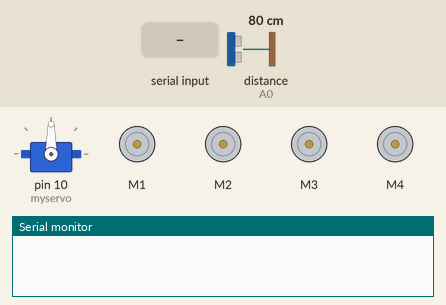
Simulated run of this sketch. Board: Arduino Uno, built with avr-gcc and run on an emulated ATmega328P. Shown: servo, 4 × DC motor (green arrow = forward, orange = backward, longer = faster), the last lines printed to the serial monitor. The test bench sets the inputs (shaded band); at power-on: distance to the obstacle (sensor on A0) 80 cm. The echo pulse lasts 58.3 µs per cm.

Above: at 1.2 s.
1.3 s: "turn left" received over Serial
At 3.8 s:
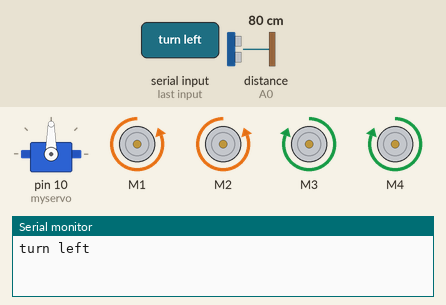
4.3 s: "left" received over Serial
At 5.7 s:
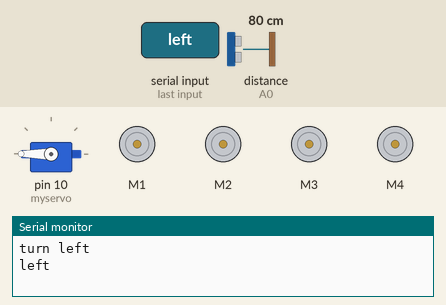
7.3 s: "turn right" received over Serial
At 9.8 s:
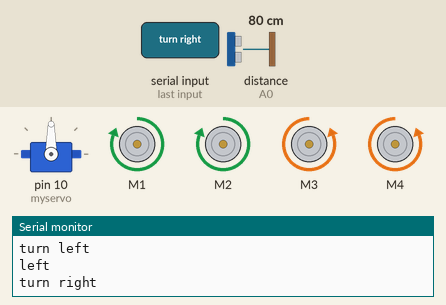
10.3 s: "move forward" received over Serial
At 11.7 s:
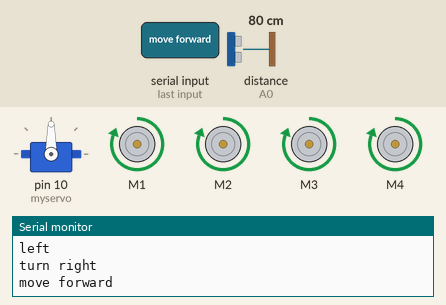
12.8 s: distance to the obstacle (sensor on A0) set to 11 cm
14.3 s: distance to the obstacle (sensor on A0) set to 8 cm
At 15.2 s:
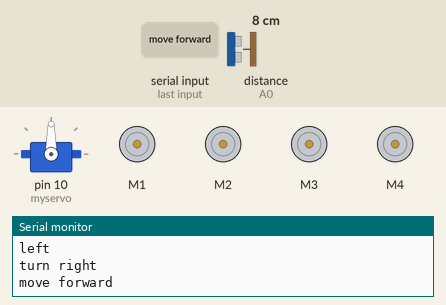
Timing chart, 0 to 16.8 s (numbered marks = the images above; inputs shaded):
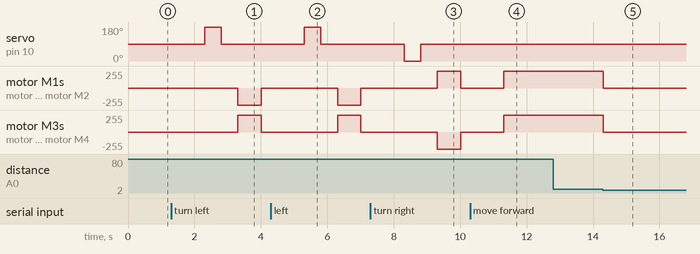

The sketch:

obstacle_avoiding_robot.ino
```cpp
// Arduino Obstacle Avoidance + Voice Control Robot
// Created by DIY Builder
//Contact me here https://www.instagram.com/diy.builder/
//You need to install the AFMotor and NewPing Libraries before uplodaing the sketch
#include <AFMotor.h>
#include <NewPing.h>
#include <Servo.h>

#define TRIGGER_PIN A1
#define ECHO_PIN A0
#define MAX_DISTANCE 300
#define IR A5

AF_DCMotor motor1(1, MOTOR12_1KHZ);
AF_DCMotor motor2(2, MOTOR12_1KHZ);
AF_DCMotor motor3(3, MOTOR34_1KHZ);
AF_DCMotor motor4(4, MOTOR34_1KHZ);

NewPing sonar(TRIGGER_PIN, ECHO_PIN, MAX_DISTANCE);
Servo myservo;
String voice;

void setup() {
  Serial.begin(9600);
  myservo.attach(10);
  myservo.write(90);
  pinMode(IR, INPUT);
}

void loop() {
  int distance = sonar.ping_cm();

  if (Serial.available() > 0) {
    voice = "";
    delay(2);
    voice = Serial.readString();
    delay(2);
    Serial.println(voice);

    if (voice == "turn left" || voice == "left") {
      left();
    } else if (voice == "turn right" || voice == "right") {
      right();
    }
  }

  while (voice == "move forward") {
    forward();
  }

  while (voice == "move backward") {
    backward();
  }
}

void forward() {
  int distance = sonar.ping_cm();
  if (distance < 10) {
    Stop();
    voice = "";
  } else {
    motor1.setSpeed(255);
    motor1.run(FORWARD);
    motor2.setSpeed(255);
    motor2.run(FORWARD);
    motor3.setSpeed(255);
    motor3.run(FORWARD);
    motor4.setSpeed(255);
    motor4.run(FORWARD);
  }
}

void backward() {
  int IR_Sensor = digitalRead(IR);
  if (IR_Sensor == 0) {
    Stop();
    voice = "";
  } else {
    motor1.setSpeed(255);
    motor1.run(BACKWARD);
    motor2.setSpeed(255);
    motor2.run(BACKWARD);
    motor3.setSpeed(255);
    motor3.run(BACKWARD);
    motor4.setSpeed(255);
    motor4.run(BACKWARD);
  }
}

void left() {
  myservo.write(180);
  delay(500);
  myservo.write(90);
  delay(500);
  motor1.run(BACKWARD);
  motor1.setSpeed(255);
  motor2.run(BACKWARD);
  motor2.setSpeed(255);
  motor3.run(FORWARD);
  motor3.setSpeed(255);
  motor4.run(FORWARD);
  motor4.setSpeed(255);
  delay(700);
  Stop();
}

void right() {
  myservo.write(0);
  delay(500);
  myservo.write(90);
  delay(500);
  motor1.run(FORWARD);
  motor1.setSpeed(255);
  motor2.run(FORWARD);
  motor2.setSpeed(255);
  motor3.run(BACKWARD);
  motor3.setSpeed(255);
  motor4.run(BACKWARD);
  motor4.setSpeed(255);
  delay(700);
  Stop();
}

void Stop() {
  motor1.run(RELEASE);
  motor2.run(RELEASE);
  motor3.run(RELEASE);
  motor4.run(RELEASE);
}
```

Measured:
- the behaviour switches between 10 and 9 cm on distance to the obstacle (sensor on A0) (found by bisection; images 4 and 5)
- after the input at 1.3 s, servo on pin 10 (myservo): 90° → 180° after 1.0 s, → 90° 0.50 s later; motor M1, motor M2: stopped → backward 255/255 after 2.0 s, → stopped 0.70 s later; motor M3, motor M4: stopped → forward 255/255 after 2.0 s, → stopped 0.70 s later
- after the input at 4.3 s, servo on pin 10 (myservo): 90° → 180° after 1.0 s, → 90° 0.50 s later; motor M1, motor M2: stopped → backward 255/255 after 2.0 s, → stopped 0.70 s later; motor M3, motor M4: stopped → forward 255/255 after 2.0 s, → stopped 0.70 s later
- after the input at 7.3 s, servo on pin 10 (myservo): 90° → 0° after 1.0 s, → 90° 0.50 s later; motor M1, motor M2: stopped → forward 255/255 after 2.0 s, → stopped 0.70 s later; motor M3, motor M4: stopped → backward 255/255 after 2.0 s, → stopped 0.70 s later
- after the input at 10.3 s, motor M1–4: stopped → forward 255/255 after 1.0 s
- after the input at 12.8 s, every drawn part: stays the same
- after the input at 14.3 s, motor M1–4: forward 255/255 → stopped at once
